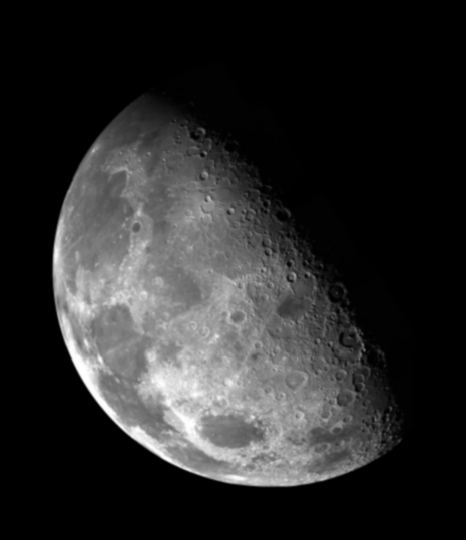
%> input picture 图像处理与分析实验/实验/实验1/moon.tif, 466 x 540 px
$ octave main.m   (GNU Octave 9; MATLAB toolbox functions it lacks are replaced by stand-ins)
%> lines starting %> are read from the running program, lines starting %| are printed output that depends on the picture
### 图像处理与分析实验/实验/实验1/my_rotate.m
% [img_out,a,b]=my_rotate(img,angle)
% 功能：演示自定义子函数，旋转图像。
% 输出参数：img_out 旋转后图像
% a,b 2个自定义参数，无特别含义，仅为了演示在自定义函数中可以自定义参数
% 输入参数：img 输入图像
% angle 旋转角度

function [img_out,a,b] = my_rotate( img_input, angle)

a=1;
b=2;
img_out=imrotate(img_input, angle);

### 图像处理与分析实验/实验/实验1/main.m
clc
clear
close all
img=imread('moon.tif');
%> img is the input picture: size 540x466 uint8; min 0, max 254, mean 42.7
figure
subplot(2,3,1);
imshow(img);
title('ԭͼ');

for angle=0:90:360
    [img_out,a,b] = my_rotate( img, angle);
    imshow(img_out);
    pause(2);
end
%> this loop made 5 passes
%> pass 2, in my_rotate (call 2), `img_out=imrotate(img_input, angle);`:
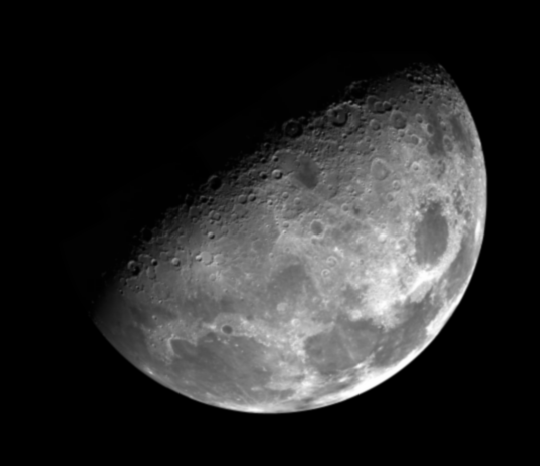
%> img_out: size 466x540 uint8; min 0, max 254, mean 42.7; mean of the top-left, top-right, bottom-left and bottom-right quarters 5.6, 49, 40.2, 75.8
%> pass 3, in my_rotate (call 3), `img_out=imrotate(img_input, angle);`:
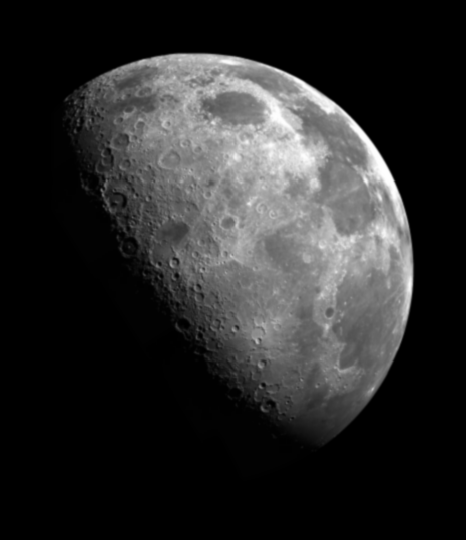
%> img_out: size 540x466 uint8; min 0, max 254, mean 42.7; mean of the top-left, top-right, bottom-left and bottom-right quarters 49, 75.8, 5.6, 40.2
